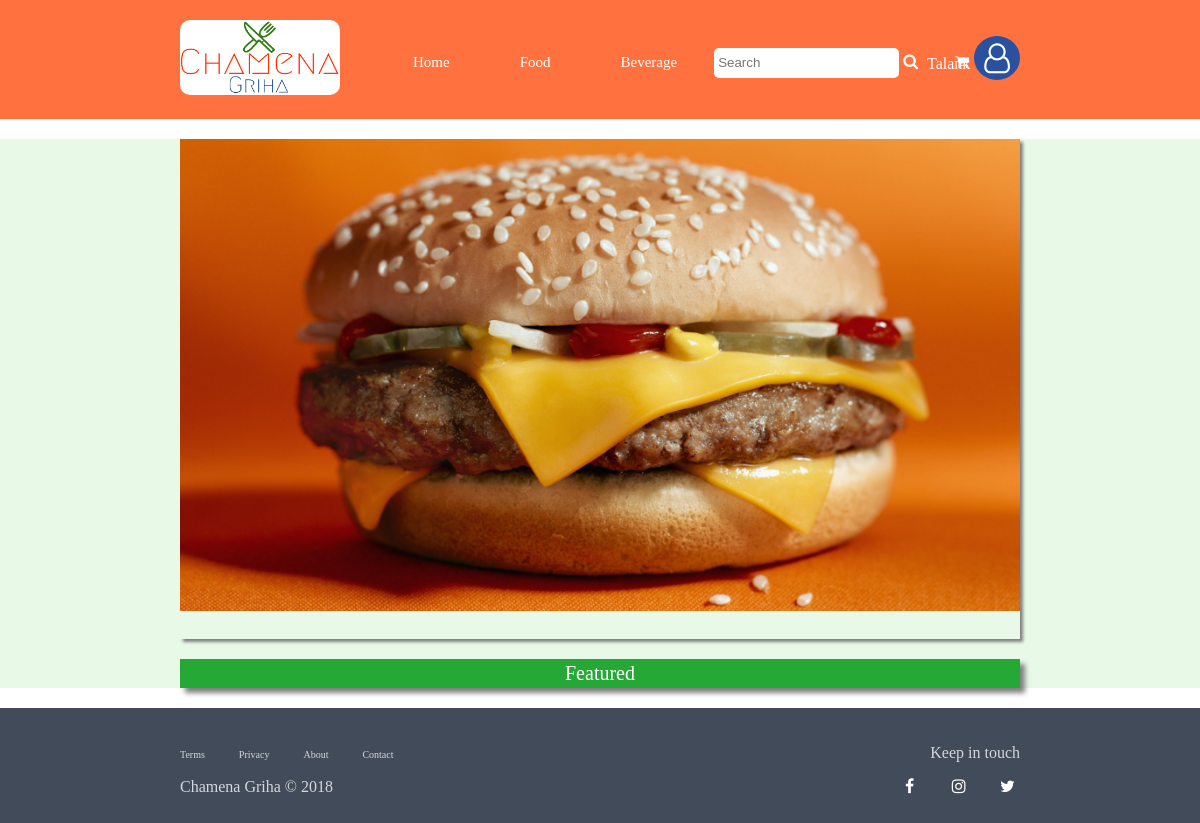
Page /customer/customer_home.php (signed in) on the earlier database version.
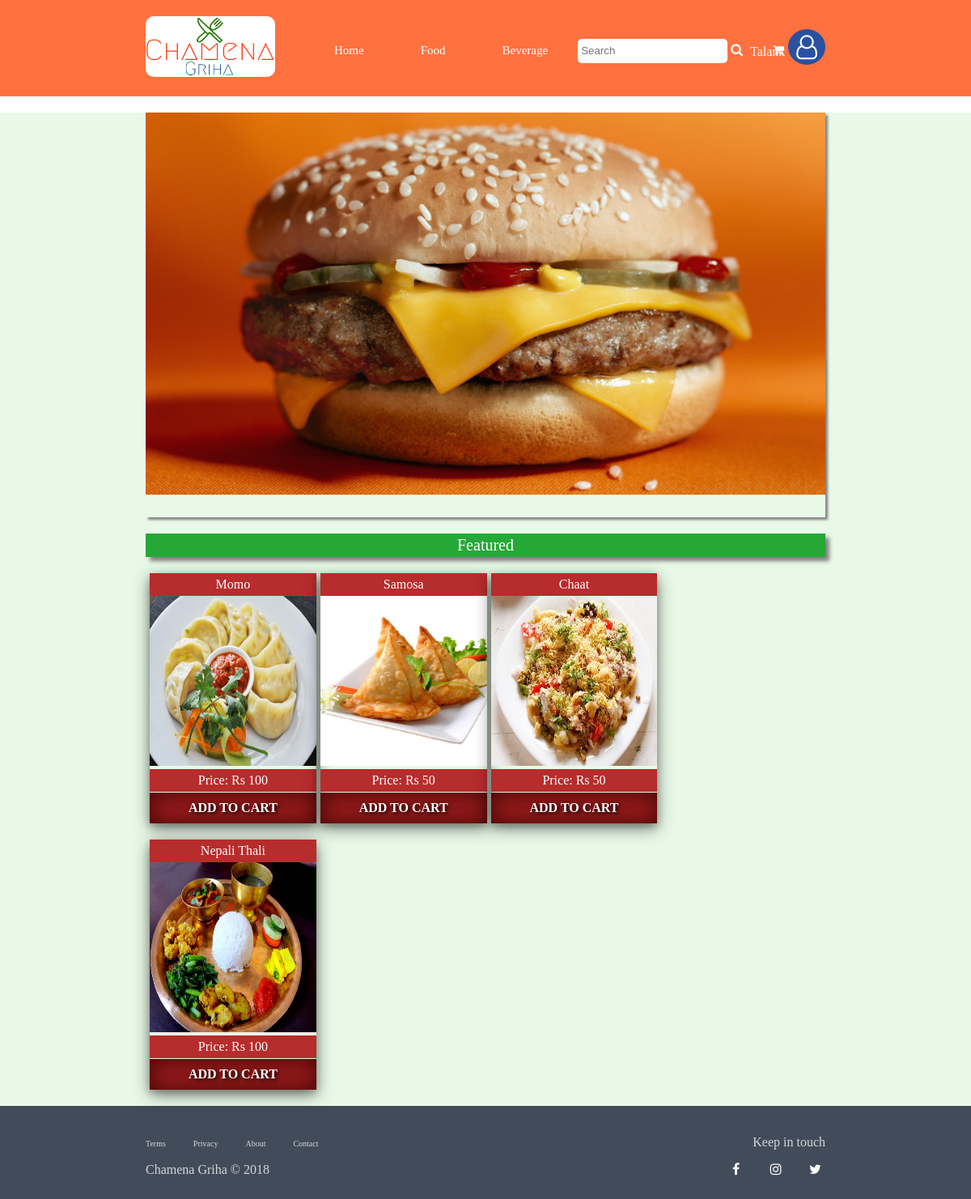
Same page on the later database version.
### tables this page shows
CREATE TABLE `food` (
  `food_id` int(11) NOT NULL,
  `name` varchar(20) DEFAULT NULL,
  `price` float NOT NULL,
  `photo` varchar(50) DEFAULT NULL,
  `food_desc` varchar(250) DEFAULT NULL,
  `type` varchar(8) NOT NULL,
  `featured` int(1) NOT NULL
);

### customer/customer_home.php (the view, shortened to what this page needs)
<!DOCTYPE html>
<html>
<head>
	<link rel="stylesheet" type="text/css" href="../font-awesome/css/font-awesome.min.css">
	<link rel="stylesheet" type="text/css" href="../css/style.css">
	<link rel="stylesheet" type="text/css" href="../css/login.css">
	<link rel="stylesheet" type="text/css" href="../css/signup.css">
	<link rel="stylesheet" type="text/css" href="../css/customer_home.css">
	<link rel="stylesheet" type="text/css" href="../css/canteen_home.css">
	<link rel="stylesheet" type="text/css" href="../css/clz_admin_home.css">
</head>
<body>
<?php
	include('customer_header.php');
?>
<section class="container">
<div class="container">
	<div class="content-wrap">
		<div class="slider">
			<figure>
				<div class="slider-image">
					<img src="../images/food/burger-wide.jpg">
				</div>
			</figure>
		</div>
		<div class="featured">
			<p>Featured</p>
			<?php
				$query="select food_id,name, price, photo, type from food where featured=1";
				$result=mysqli_query($conn,$query);
				$nums=mysqli_num_rows($result);
				if($nums>0){
					while($row=mysqli_fetch_array($result)){
						echo "<div id=$row[name] class=item>
								<span>$row[name]</span>
								<img src=../images/$row[type]/$row[photo]>
								<span>Price: Rs $row[price]</span>
								<input type=number name=food_id id=food_id value=$row[food_id] style='display: none'>
								<a href=../process/add_to_cart.php?food_id=$row[food_id]>Add to cart</a>
							</div>";
					}
				}
			?>
		</div>
 	</div>
</div>
</section>
<?php
	include('../footer.php');
 ?>

Differences in the rows shown:
now on this page (row edited): food: name "Momo", type+photo (picture), price "100"
now on this page (row edited): food: name "Samosa", type+photo (picture), price "50"
now on this page (row edited): food: name "Chaat", type+photo (picture), price "50"
now on this page (row edited): food: name "Nepali Thali", type+photo (picture), price "100"
